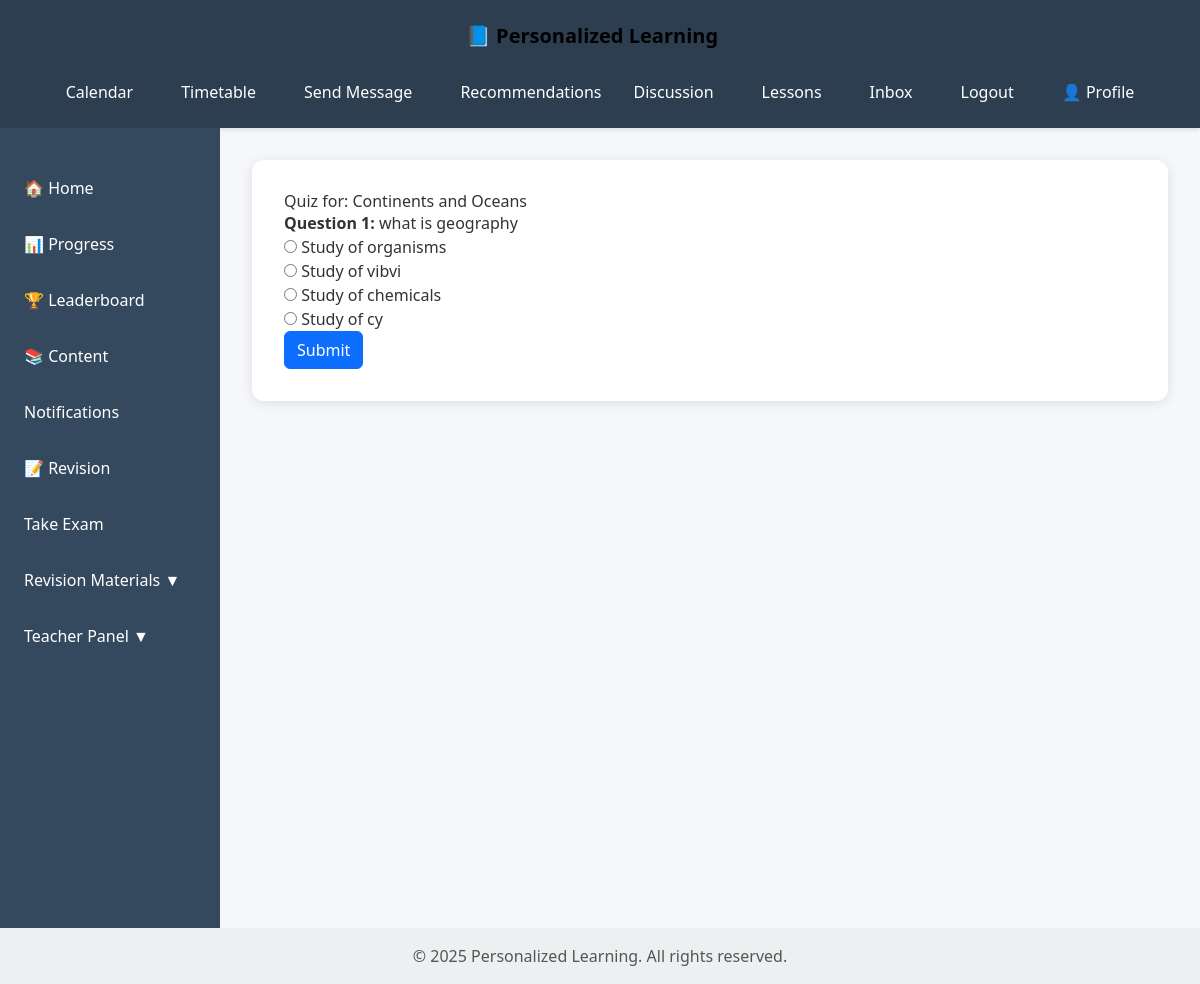
Page /lessons/5/quiz/ (signed in) on the committed database.
### content/models.py (models this page shows, shortened)
class Lesson(models.Model):
    title = models.CharField(max_length=255)
    content = models.TextField()
    difficulty_level = models.CharField(max_length=50)
    topic = models.CharField(max_length=100)

class Quiz(models.Model):
    lesson = models.ForeignKey(Lesson, on_delete=models.CASCADE, related_name='quizzes')
    question = models.TextField()
    option_a = models.CharField(max_length=255,default='Study of chemicals')
    option_b = models.CharField(max_length=255,default='Study of chemicals')
    option_c = models.CharField(max_length=255,default='Study of chemicals')
    option_d = models.CharField(max_length=255,default='Study of chemicals')
    correct_option = models.CharField(max_length=1, choices=[
        ('A', 'Option A'),
        ('B', 'Option B'),
        ('C', 'Option C'),
        ('D', 'Option D'),
    ],default='A')

### content/views.py (the view, shortened to what this page needs)
# urls.py: path('lessons/<int:lesson_id>/quiz/', quiz_view, name='lesson-quiz'),
@login_required
def quiz_view(request, lesson_id):
    lesson = get_object_or_404(Lesson, id=lesson_id)
    quizzes = Quiz.objects.filter(lesson=lesson)
    return render(request, 'content/quiz.html', {'lesson': lesson, 'quizzes': quizzes})

### content/templates/content/quiz.html (shortened to what this page needs)
{% extends 'content/base.html' %}
{% block content %}
<h2>Quiz for: {{ lesson.title }}</h2>
<form method="post">
    {% for quiz in quizzes %}
    <div>
        <p><strong>Question {{ forloop.counter }}:</strong> {{ quiz.question }}</p>
        <label><input type="radio" name="question_{{ quiz.id }}" value="A"> {{ quiz.option_a }}</label><br>
        <label><input type="radio" name="question_{{ quiz.id }}" value="B"> {{ quiz.option_b }}</label><br>
        <label><input type="radio" name="question_{{ quiz.id }}" value="C"> {{ quiz.option_c }}</label><br>
        <label><input type="radio" name="question_{{ quiz.id }}" value="D"> {{ quiz.option_d }}</label>
    </div>
    {% endfor %}
    <button type="submit" class="btn btn-primary">Submit</button>
</form>
{% endblock %}

### content/templates/content/base.html (style rules this page uses)
body { margin: 0; font-family: 'Segoe UI', Tahoma, Geneva, Verdana, sans-serif; background-color: #f5f7fa; color: #333; display: flex; flex-direction: column; min-height: 100vh; }

### rows in the picture
Lesson: title "Continents and Oceans"
Quiz: question "what is geography", option_a "Study of organisms", option_b "Study of vibvi", option_c "Study of chemicals", option_d "Study of cy"
